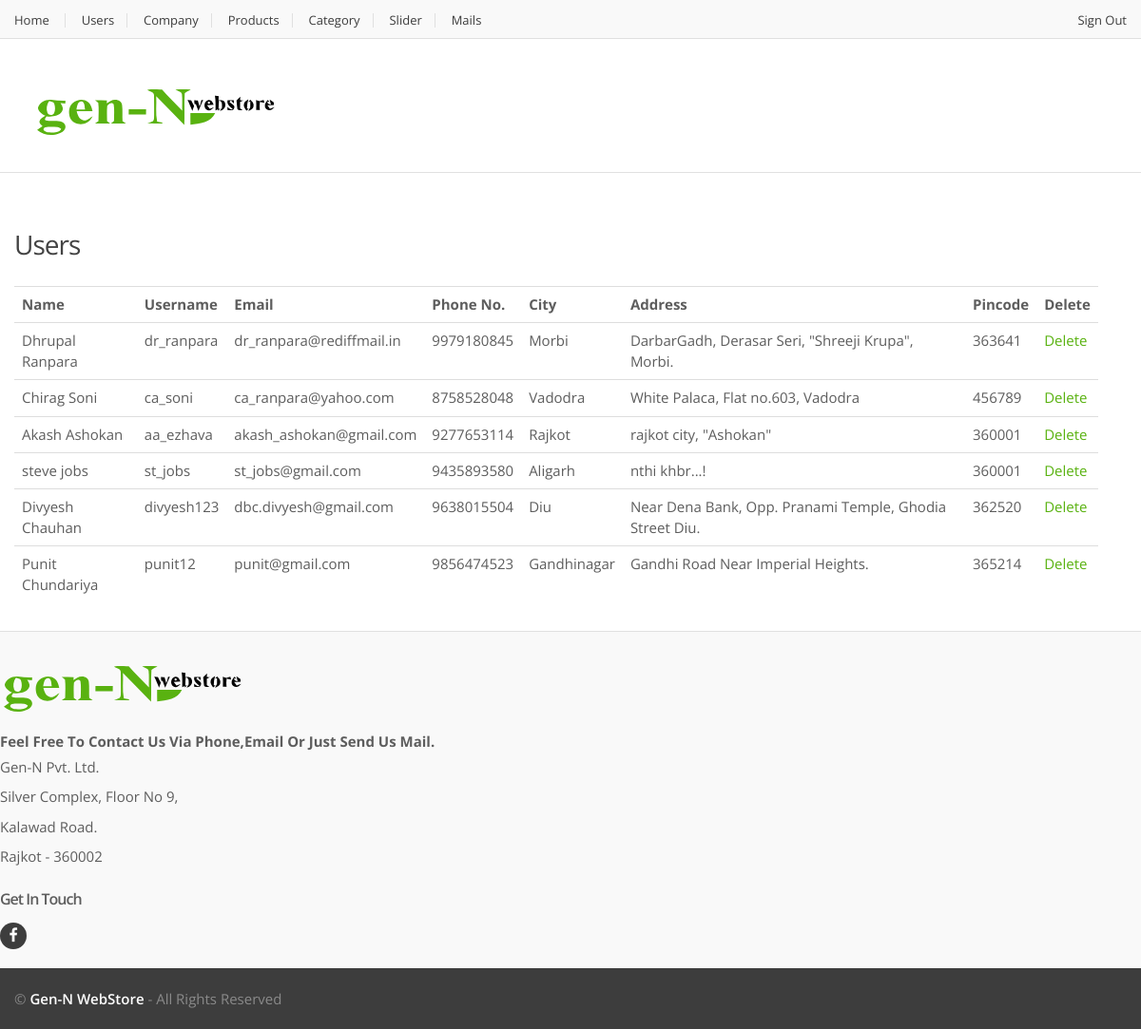
Page /admin/users.php (signed in) on the committed database.
### tables this page shows
CREATE TABLE IF NOT EXISTS `user` (
  `u_id` int(9) NOT NULL,
  `u_name` varchar(45) NOT NULL DEFAULT '',
  `u_username` varchar(45) NOT NULL DEFAULT '',
  `u_password` varchar(30) NOT NULL DEFAULT '',
  `u_email` varchar(50) NOT NULL DEFAULT '',
  `u_mno` bigint(10) NOT NULL DEFAULT '0',
  `u_city` varchar(30) NOT NULL DEFAULT '',
  `u_address` varchar(200) NOT NULL DEFAULT '',
  `u_pcode` int(6) NOT NULL DEFAULT '0'
);

### admin/users.php (the view, shortened to what this page needs)
<!DOCTYPE html>
<html lang="en">
	<head>
	    <link rel="stylesheet" href="../assets/css/bootstrap.min.css">
	    <link rel="stylesheet" href="../assets/css/main.css">
	    <link rel="stylesheet" href="../assets/css/green.css">
	    <link rel="stylesheet" href="../assets/css/owl.carousel.css">
		<link rel="stylesheet" href="../assets/css/owl.transitions.css">
		<link rel="stylesheet" href="../assets/css/animate.min.css">
		<link rel="stylesheet" href="../assets/css/config.css">
		<link href="../assets/css/green.css" rel="alternate stylesheet" title="Green color">
		<link href="../assets/css/blue.css" rel="alternate stylesheet" title="Blue color">
		<link href="../assets/css/red.css" rel="alternate stylesheet" title="Red color">
		<link href="../assets/css/orange.css" rel="alternate stylesheet" title="Orange color">
		<link href="../assets/css/navy.css" rel="alternate stylesheet" title="Navy color">
		<link href="../assets/css/dark-green.css" rel="alternate stylesheet" title="Darkgreen color">
		<link rel="stylesheet" href="../assets/css/font-awesome.min.css">
	</head>
<body>
<?php
		include_once("adminh.php");
?>
<div class="wrapper">
<div id="top-banner-and-menu">
	<div class="container">
	<section class="section sign-in inner-right-xs">
		<h2 class="bordered">Users</h2>
		<div class="tab-pane" id="additional-info">
					<?php
						echo "<table border=0 class=table><tr><th>Name</th><th>Username</th><th>Email</th><th>Phone No.</th><th>City</th><th>Address</th><th>Pincode</th><th>Delete</th></tr>";
						$rs=mysql_query("select * from user");
						while($v=mysql_fetch_array($rs))
						{
							echo "<tr><td>".$v['u_name']."</td><td>".$v['u_username']."</td><td>".$v['u_email']."</td><td>".$v['u_mno']."</td><td>".$v['u_city']."</td><td>".$v['u_address']."</td><td>".$v['u_pcode']."</td><td><a href=users.php?delid=".$v['u_id'].">Delete</a></td></tr>";
						}
							echo"</table>";
					?>
			</div>
			</div>
</div>
</div>
	<?php include_once('../include/footer.php'); ?>
</body>
</html>

### assets/css/green.css (style rules this page uses)
a, a:hover, a:focus, a:active { color: #59b210; }
h2 { color: #59b210; }

### assets/css/blue.css (style rules this page uses)
a, a:hover, a:focus, a:active { color: #3498db; }
h2 { color: #3498db; }

### assets/css/red.css (style rules this page uses)
a, a:hover, a:focus, a:active { color: #e74c3c; }
h2 { color: #e74c3c; }

### assets/css/orange.css (style rules this page uses)
a, a:hover, a:focus, a:active { color: #f27a24; }
h2 { color: #f27a24; }

### assets/css/navy.css (style rules this page uses)
a, a:hover, a:focus, a:active { color: #34495e; }
h2 { color: #34495e; }

### assets/css/dark-green.css (style rules this page uses)
a, a:hover, a:focus, a:active { color: #21b68e; }
h2 { color: #21b68e; }

### rows in the picture
user: u_name "Dhrupal Ranpara", u_username "dr_ranpara", u_email "dr_ranpara@rediffmail.in", u_mno "9979180845", u_city "Morbi", u_address "DarbarGadh, Derasar Seri, \"Shreeji Krupa\", Morbi.", u_pcode "363641"
user: u_name "Chirag Soni", u_username "ca_soni", u_email "ca_ranpara@yahoo.com", u_mno "8758528048", u_city "Vadodra", u_address "White Palaca, Flat no.603, Vadodra", u_pcode "456789"
user: u_name "Akash Ashokan", u_username "aa_ezhava", u_email "akash_ashokan@gmail.com", u_mno "9277653114", u_city "Rajkot", u_address "rajkot city, \"Ashokan\"", u_pcode "360001"
user: u_name "steve jobs", u_username "st_jobs", u_email "st_jobs@gmail.com", u_mno "9435893580", u_city "Aligarh", u_address "nthi khbr...!", u_pcode "360001"
user: u_name "Divyesh Chauhan", u_username "divyesh123", u_email "dbc.divyesh@gmail.com", u_mno "9638015504", u_city "Diu", u_address "Near Dena Bank, Opp. Pranami Temple, Ghodia Street Diu.", u_pcode "362520"
user: u_name "Punit Chundariya", u_username "punit12", u_email "punit@gmail.com", u_mno "9856474523", u_city "Gandhinagar", u_address "Gandhi Road Near Imperial Heights.", u_pcode "365214"
